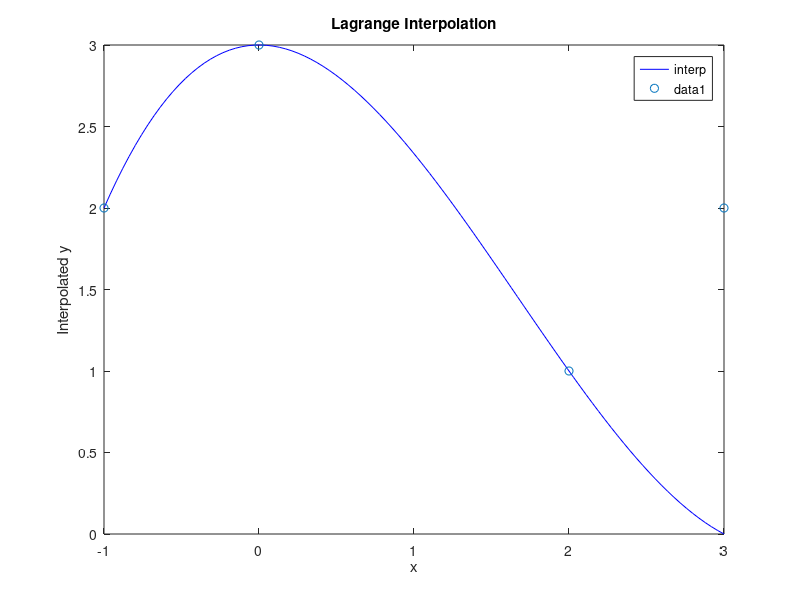

This figure's MATLAB source:
xs = [-1 0 2 3]';
ys = [2 3 1 2]';

n = 3;

function l = l(x, j, n, xs, ys)
    l = 1;
    for k=0:n-1
        if k == j
            continue;
        end

        part = (x - xs(k+1)) / (xs(j+1) - xs(k+1));
        l = l * part;
    end
end

function y = interp(x, n, xs, ys)
    y = 0;
    for i=0:n
        y = y + ys(i + 1) * l(x, i, n, xs, ys);
    end
end

figure;
xValues = linspace(-1, 3, 100);
yValues = arrayfun(@(x) interp(x, n, xs, ys), xValues);
plot(xValues, yValues, 'b-', 'DisplayName', 'interp');
hold on;
scatter(xs, ys, 'ro');
xlabel('x');
ylabel('Interpolated y');
title('Lagrange Interpolation');
legend;
